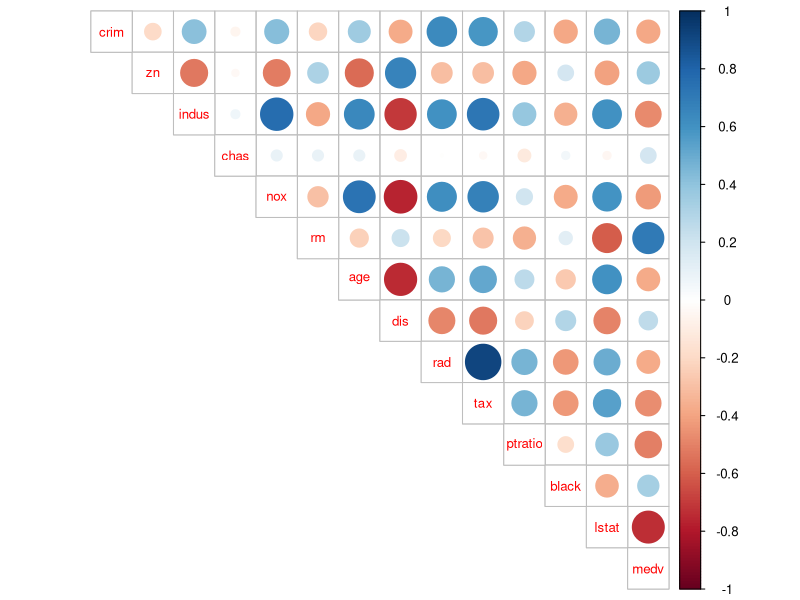
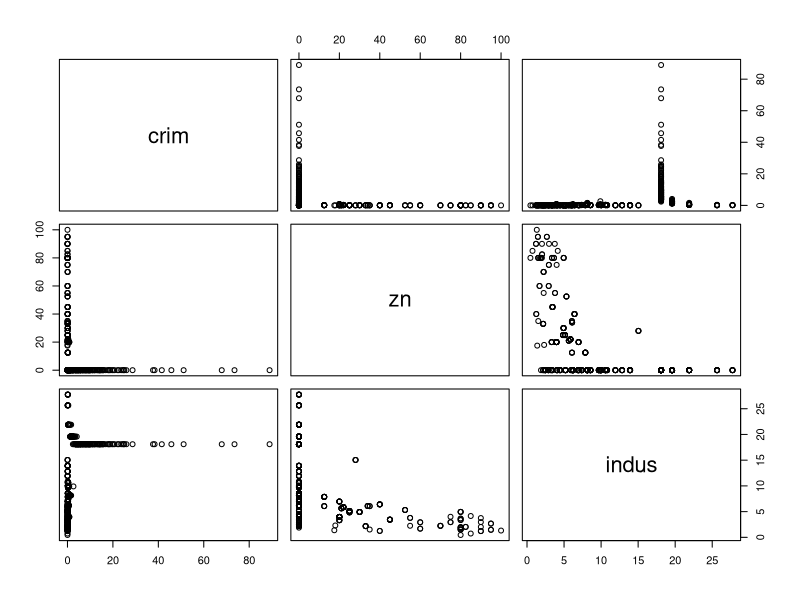
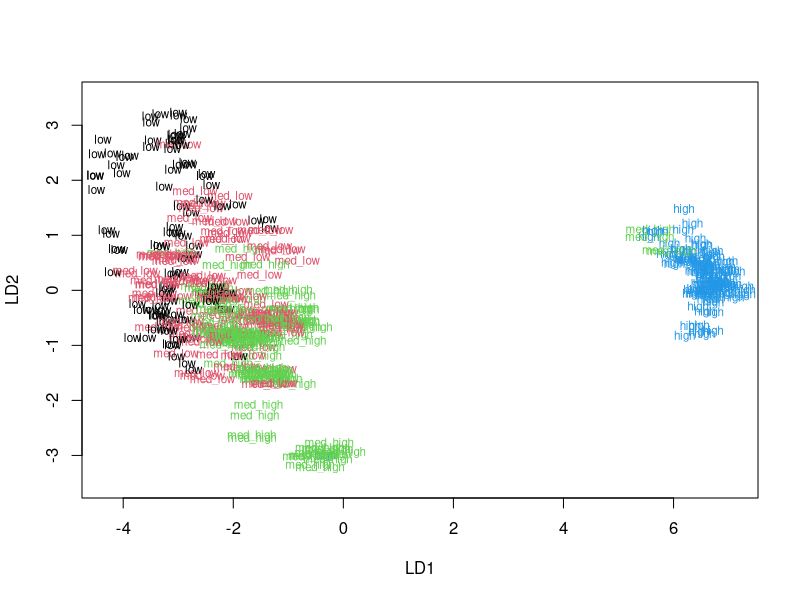
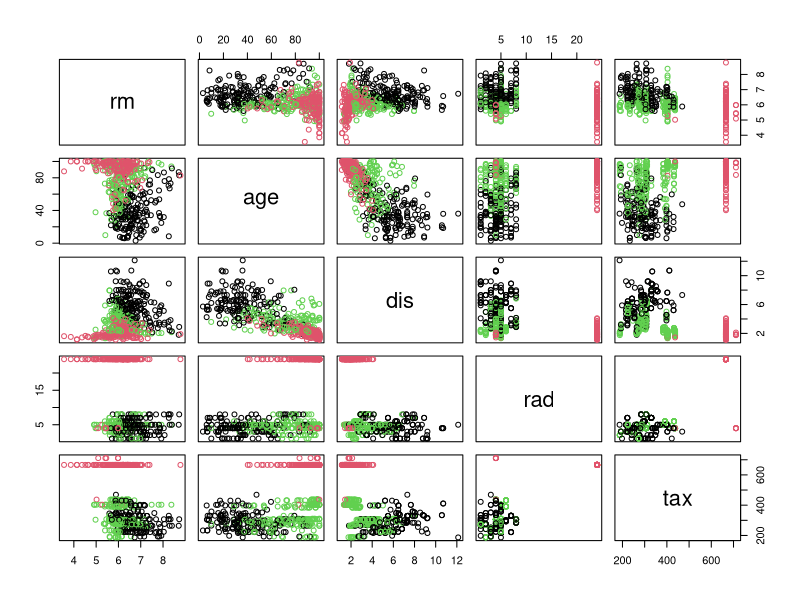
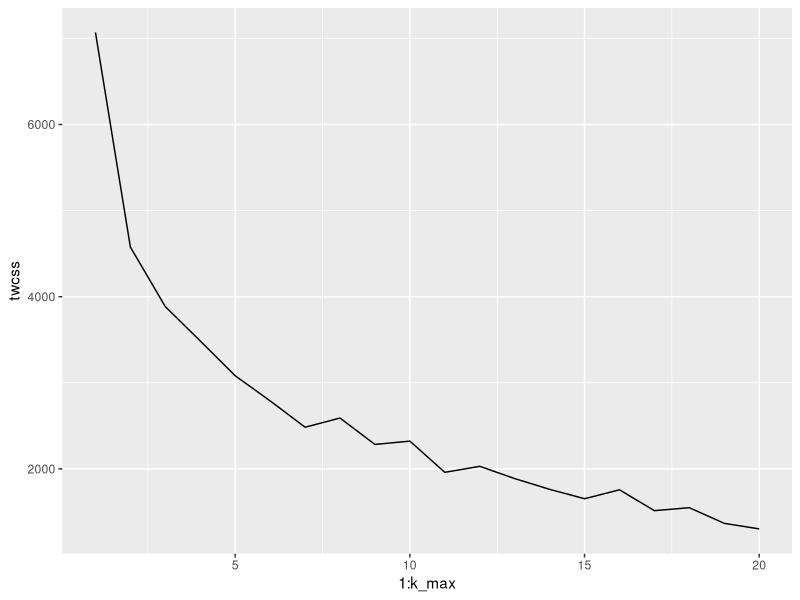
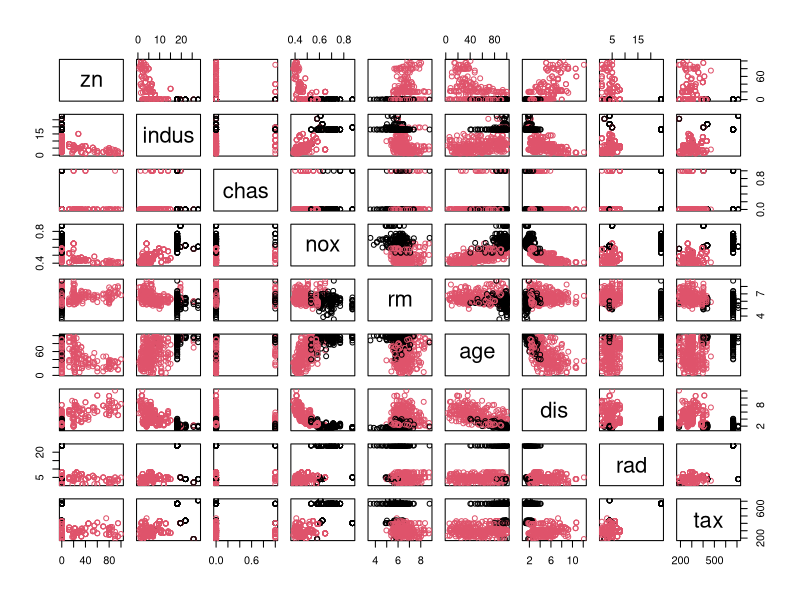
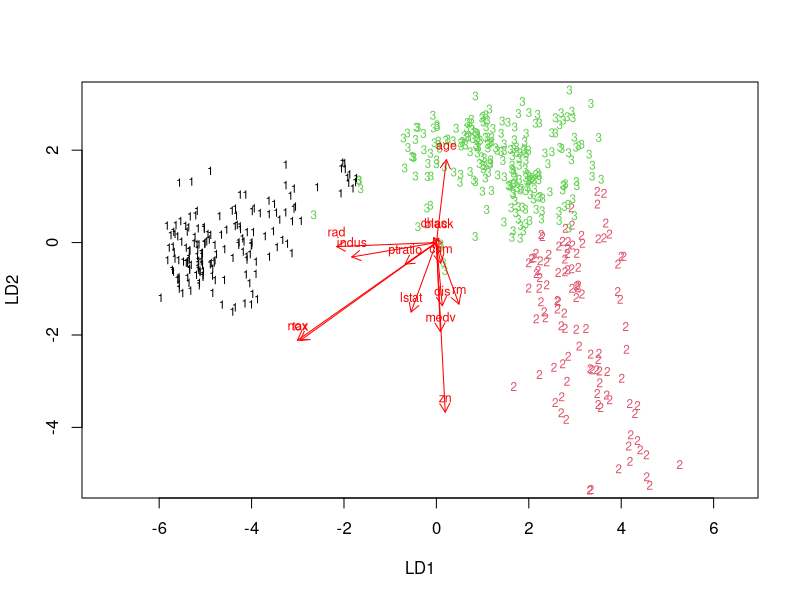

Reproduce these figures in R, in order.
## ---- chunk 1
library(MASS)

# load the data
data("Boston")

# explore the dataset
dim(Boston)
str(Boston)
head(Boston)
## ---- chunk 2
head(Boston)
summary(Boston)

## ---- chunk 3
library(dplyr)
library(corrplot)

cor_matrix<-cor(Boston) 

cor_matrix <- cor_matrix %>% round(digits=2) 
cor_matrix

# visualize the correlation matrix
corrplot(cor_matrix, method="circle",type="upper",tl.pos = "d",tl.cex = 0.8)
## ---- chunk 4
# plot pairwise scatter plot for the first 3 variables
pairs(Boston[1:3])
## ---- chunk 5

# center and standardize variables
boston_scaled <- scale(Boston)

# summaries of the scaled variables
summary(boston_scaled)

# change the object to data frame
boston_scaled <- as.data.frame(boston_scaled)


## ---- chunk 6

# create a quantile vector of crim and print it
bins <- quantile(boston_scaled$crim)
bins

# create a categorical variable 'crime'
crime <- cut(boston_scaled$crim, breaks = bins, include.lowest = TRUE,labels=c("low","med_low","med_high","high"))

# remove original crim from the dataset
boston_scaled <- dplyr::select(boston_scaled, -crim)

# add the new categorical value to scaled data
boston_scaled <- data.frame(boston_scaled, crime)
## ---- chunk 7

# number of rows in the Boston dataset 
n <- nrow(boston_scaled)

# choose randomly 80% of the rows
ind <- sample(n,  size = n * 0.8)

# create train set
train <- boston_scaled[ind,]

# create test set 
test <- boston_scaled[-ind,]

# save the correct classes from test data
correct_classes <- test$crime

# remove the crime variable from test data
test <- dplyr::select(test, -crime)

## ---- chunk 8
# linear discriminant analysis
lda.fit <- lda(crime ~ . , data = train)

# print the lda.fit object
lda.fit

# plot the lda results
classes <- as.numeric(train$crime)
plot(lda.fit, dimen = 2,col = classes,pch=classes)


## ---- chunk 9
# predict classes with test data
lda.pred <- predict(lda.fit, newdata = test)

# cross tabulate the results
table(correct = correct_classes, predicted = lda.pred$class)

## ---- chunk 10
library(ggplot2)

data('Boston')
boston_scaled <- scale(Boston)

# euclidean distance matrix
dist_eu <- dist(boston_scaled)
summary(dist_eu)

# k-means clustering
km <-kmeans(boston_scaled, centers = 3)

pairs(Boston[6:10], col = km$cluster)


# determine the number of clusters
k_max <- 20

# calculate the total within sum of squares
twcss <- sapply(1:k_max, function(k){kmeans(boston_scaled, k)$tot.withinss})

# visualize the results
qplot(x = 1:k_max, y = twcss, geom = 'line')

# k-means clustering
km2 <-kmeans(boston_scaled, centers = 2)
pairs(Boston[2:10], col = km2$cluster)

## ---- chunk 11
set.seed(42)
# k-means clustering, for stable clustering result, set iter.max and nstart higher.
km2 <-kmeans(boston_scaled, centers = 3,iter.max=30,nstart=10)

boston_scaled <- data.frame(boston_scaled, clusterLabel=km2$cluster)

# linear discriminant analysis
lda.fitkmClusters <- lda(clusterLabel ~ . , data = boston_scaled)
lda.fitkmClusters

# the function for lda biplot arrows: function copied from datacamp exercise
lda.arrows <- function(x, myscale = 1, arrow_heads = 0.1, color = "red", tex = 0.75, choices = c(1,2)){
  heads <- coef(x)
  arrows(x0 = 0, y0 = 0, 
         x1 = myscale * heads[,choices[1]], 
         y1 = myscale * heads[,choices[2]], col=color, length = arrow_heads)
  text(myscale * heads[,choices], labels = row.names(heads), 
       cex = tex, col=color, pos=3)
}

# plot the lda results
plot(lda.fitkmClusters, dimen = 2,col = boston_scaled$clusterLabel)
lda.arrows(lda.fitkmClusters, myscale = 3)

